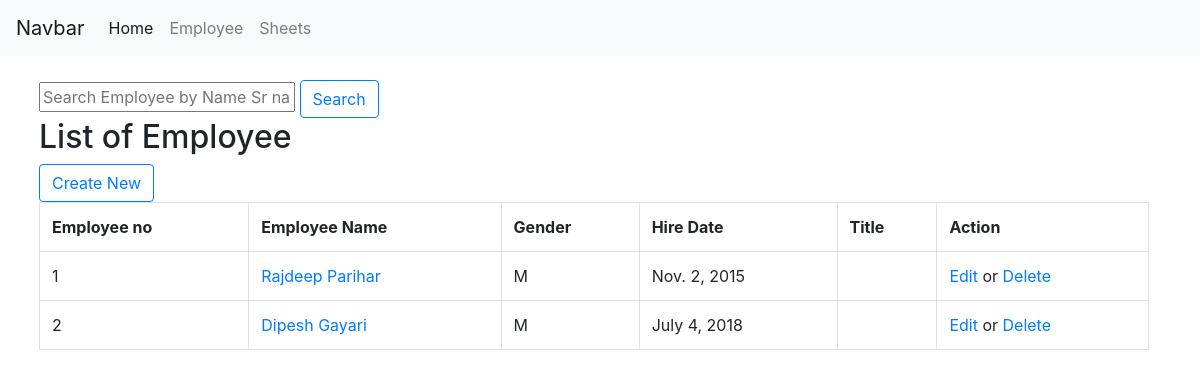
Screenshot of /employee/list/ with the database file from the repository.
### ems/models.py (models this page shows, shortened)
class Employee(models.Model):
    GENDER_CHOICES = (
        ('M', 'Male'),
        ('F', 'Female'),
    )
    emp_no = models.IntegerField(primary_key=True)
    emp_id = models.IntegerField(verbose_name = 'Employee ID eg 2001')
    birth_date = models.DateField(verbose_name = 'Employee DOB eg 1990-01-01',)
    first_name = models.CharField(max_length=14, verbose_name = 'Employee First Name',)
    last_name = models.CharField(max_length=16, verbose_name = 'Employee Last Name',)
    gender = models.CharField(max_length=1, choices=GENDER_CHOICES, verbose_name = 'Employee Gender',)
    hire_date = models.DateField(verbose_name = 'Employee Hire Date',)
    class Meta:
        db_table = 'employees'
        verbose_name = 'Employee '
        verbose_name_plural = 'Employees'

### ems/views.py (the view)
# urls.py: path('list/', views.EmployeeListView1, name='list'),
def EmployeeListView1(request):
    query = request.GET.get("q", None)
    qs = Employee.objects.all()
    if query is not None:
        qs=qs.filter(
            Q(first_name__icontains=query)|
            Q(last_name__icontains=query)|
            Q(hire_date__icontains=query))
    context = {
        "object_list" : qs,
    }
    template = "ems/list-view.html"
    return render(request, template, context )

### ems/templates/ems/list-view.html (shortened to what this page needs)
<!DOCTYPE html>
<html>
<head>
   <link rel="stylesheet" href="https://maxcdn.bootstrapcdn.com/bootstrap/4.1.0/css/bootstrap.min.css">
</head>
<body>
    <nav class="navbar navbar-expand-lg navbar-light bg-light"><a class="navbar-brand" href="#">Navbar</a> <div class="collapse navbar-collapse" > <div class="navbar-nav"><a class="nav-item nav-link active" href="#">Home <span class="sr-only">(current)</span></a><a class="nav-item nav-link " href="/employee/">Employee <span class="sr-only">(current)</span></a> <a class="nav-item nav-link "href="/timesheets/">Sheets <span class="sr-only">(current)</span></a></div></div></nav>
  <div class="container" style="margin:2%">
    <form action="/employee/">
      <input type="text" name="q" placeholder="Search Employee by Name Sr name or employee_no">
      <button type="submit" class="btn btn-outline-primary">Search</button></a>
    </form>
<h2>List of Employee</h2>
<a href="/employee/create/" ><button type="button" class="btn btn-outline-primary">Create New</button></a>
<table style="width:100%;" class="table table-bordered">
                <tr>
                  <th >Employee no</th>
                  <th >Employee Name</th>
                  <th > Gender</th>
                  <th > Hire Date</th>
                  <th> Title</th>
                  <th> Action</th>
                </tr>
                {% for object in object_list %}
                <tr>
                  <td>{{ object.emp_no}}</td>
                  <td > <a href='{{object.emp_no}}'>{{ object.first_name}} {{ object.last_name}}  </a></td>
                  <td >{{ object.gender}}</td>
                  <td >{{ object.hire_date}}</td>
                  <td >{{ salr.salary}}</td>
                  <td ><a href="{{object.emp_no}}/edit">Edit</a> or <a href="{{object.emp_no}}/delete/">Delete</a></td>
                </tr>
                {% endfor  %}
              </table>
            </div>
</body>
</html>

### rows the page displays
Employee: emp_no "1", first_name "Rajdeep", last_name "Parihar", gender "M", hire_date "Nov. 2, 2015"
Employee: emp_no "2", first_name "Dipesh", last_name "Gayari", gender "M", hire_date "July 4, 2018"
